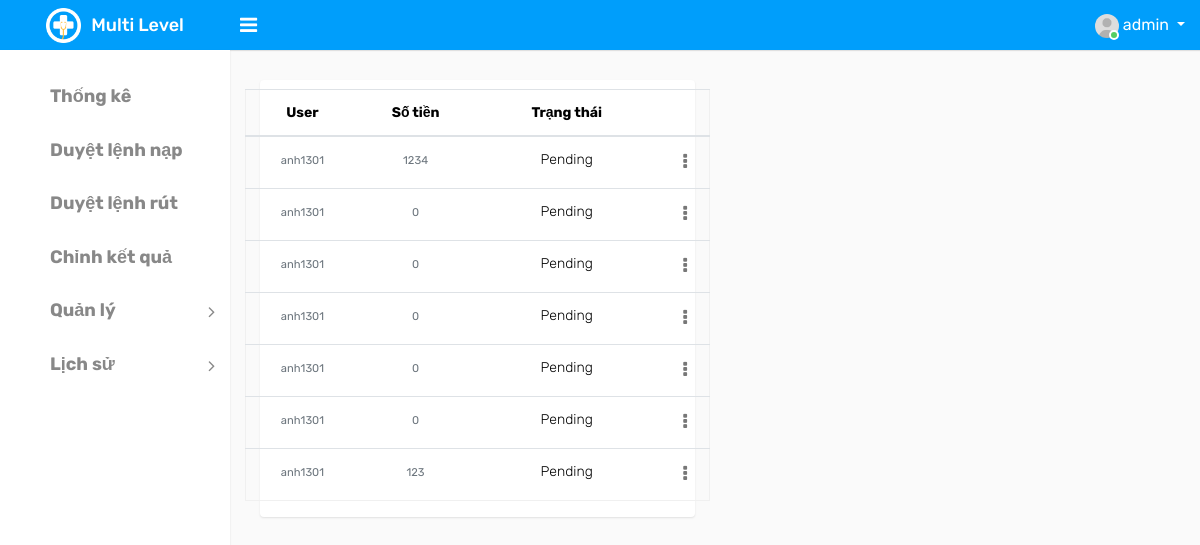
Screenshot of /list_accept_input_money/ (signed in) with the database file from the repository.
### ModuleApp/models.py (models this page shows, shortened)
class User(AbstractUser):
    id = models.UUIDField(primary_key=True, default=uuid.uuid4, editable=False)
    code = models.IntegerField(null=True)
    wallet = models.IntegerField(default=0)
    wallet_password = models.CharField(max_length=6, null=True, default=None)
    type_choice = ((0, 'Normal'), (1, 'Admin'), (2, 'Staff'), (3, 'Guest'))
    type = models.IntegerField(choices=type_choice, default=0)
    referrer = models.IntegerField(null=True)
    create_at = models.DateTimeField(auto_now_add=True)
    update_at = models.DateTimeField(auto_now=True)

class InputMoney(models.Model):
    id = models.UUIDField(primary_key=True, default=uuid.uuid4, editable=False)
    create_at = models.DateTimeField(auto_now_add=True)
    value = models.IntegerField(null=False)
    value_control = models.IntegerField(null=True)
    value_real = models.IntegerField(null=True)
    detail = models.CharField(max_length=255, null=True)
    status_choice = (('Pending', 'Pending'), ('Success', 'Success'), ('Fail', 'Fail'))
    status = models.CharField(choices=status_choice, default='Pending', max_length=20)
    user = models.ForeignKey(
        User, on_delete=models.CASCADE, related_name='input_money'
    )

### ModuleApp/decorators.py (the view)
    def function(request, *args, **kwargs):
        user=request.user.username
        if user=='admin':
            return view_func(request, *args, **kwargs)
        else:
            return HttpResponse("Chức năng này chỉ dành cho Admin!")

### ModuleApp/views.py (called while the page is built)
@admin_only
@login_required
def list_accept_input_money(request):
    inputMoney=InputMoney.objects.filter(status='Pending')
    context={'data': inputMoney}
    return render(request, 'home/listacceptinputmoney.html', context)

### templates/home/listacceptinputmoney.html (shortened to what this page needs)
{% extends 'index/index.html' %}
{% block content %}
<div class="d-flex flex" id="content-body">
    <div class="d-flex flex-column flex card">
        <div class="padding">
            <div class="row ">
                <table id="table" class="table" data-mobile-responsive="true"
                    style="text-align: center;margin-top: 9px;">
                    <thead>
                        <tr>
                            <th data-sortable="true" data-field="stt" style="width: 3cm;">User</th>
                            <th data-sortable="true" data-field="stt" style="width: 3cm;">Số tiền</th>
                            <th data-sortable="true" data-field="bsx" style="width: 5cm;">Trạng thái</th>
                            <th></th>
                        </tr>
                    </thead>
                    <tbody>
                        {% for i in data %}
                        <tr class=" " data-id="5">
                            <td style="min-width:20px;">
                                <small class="text-muted">{{ i.user }}</small>
                            </td>
                            <td style="min-width:20px;">
                                <small class="text-muted">{{ i.value }}</small>
                            </td>
                            <td>{{i.status}}</td>
                            <td class="text-right">
                                <div class="dropdown dropdown-action">
                                    <a href="#" class="action-icon dropdown-toggle" data-toggle="dropdown"
                                        aria-expanded="false"><i class="fa fa-ellipsis-v"></i></a>
                                </div>
                            </td>
                        </tr>
                        {% endfor %}
                    </tbody>
                </table>
            </div>
        </div>
    </div>
</div>
{% endblock %}

### templates/index/index.html (shortened to what this page needs)
{% load static %}
<!DOCTYPE html>
<html lang="en">
<head>
    <link rel="stylesheet" type="text/css" href="{% static 'homepage/assets/css/bootstrap.min.css' %}">
    <link rel="stylesheet" type="text/css" href="{% static 'homepage/assets/css/font-awesome.min.css' %}">
    <link rel="stylesheet" type="text/css" href="{% static 'homepage/assets/css/style.css' %}">
</head>
<body>
    <div class="main-wrapper">
        <div class="header">
			<div class="header-left">
				<a href="" class="logo">
					<img src="{% static 'homepage/assets/img/logo.png' %}" width="35" height="35" alt=""><span>Multi Level</span>
				</a>
			</div>
			<a id="toggle_btn" href="javascript:void(0);"><i class="fa fa-bars"></i></a>
            <ul class="nav user-menu float-right">
                <li class="nav-item dropdown has-arrow">
                    <a href="#" class="dropdown-toggle nav-link user-link" data-toggle="dropdown">
                        <span class="user-img">
							<img class="rounded-circle" src="{% static 'homepage/assets/img/user.jpg' %}" width="24" alt="Admin">
							<span class="status online"></span>
						</span>
						<span>{{request.user.username}}</span>
                    </a>
                </li>
            </ul>
        </div>
        <div class="sidebar" id="sidebar">
            <div class="sidebar-inner slimscroll">
                <div id="sidebar-menu" class="sidebar-menu">
                    <ul>
                       <li class="menu-title"></li>
                        <li>
                        <a href=""><i></i> <span><h4><b>Thống kê</b></h4></span></a>
                        </li>
						<li>
                            <a href="{% url 'app:list_accept_input_money' %}"><i></i> <span><h4><b>Duyệt lệnh nạp</b></h4></span></a>
                        </li>
                        <li>
                            <a href="{% url 'app:list_accept_output_money' %}"><i></i> <span><h4><b>Duyệt lệnh rút</b></h4></span></a>
                        </li>
                        <li>
                            <a href=""><i></i> <span><h4><b>Chỉnh kết quả</b></h4></span></a>
                        </li>
                        <li class="submenu">
							<a href="#"><i></i> <span><h4><b>Quản lý</b></h4></span> <span class="menu-arrow"></span></a>
						</li>
						<li class="submenu">
							<a href="#"><i></i> <span><h4><b>Lịch sử</b></h4></span> <span class="menu-arrow"></span></a>
						</li>
                    </ul>
                </div>
            </div>
        </div>
        <div class="page-wrapper">
            <div class="content">
                {% block content %}
                {% endblock %}
            </div>
        </div>
    </div>
</body>
</html>

### rows the page displays
User: user.username "admin"
InputMoney: user "anh1301", value "1234", status "Pending"
InputMoney: user "anh1301", value "0", status "Pending"
InputMoney: user "anh1301", value "0", status "Pending"
InputMoney: user "anh1301", value "0", status "Pending"
InputMoney: user "anh1301", value "0", status "Pending"
InputMoney: user "anh1301", value "0", status "Pending"
InputMoney: user "anh1301", value "123", status "Pending"
